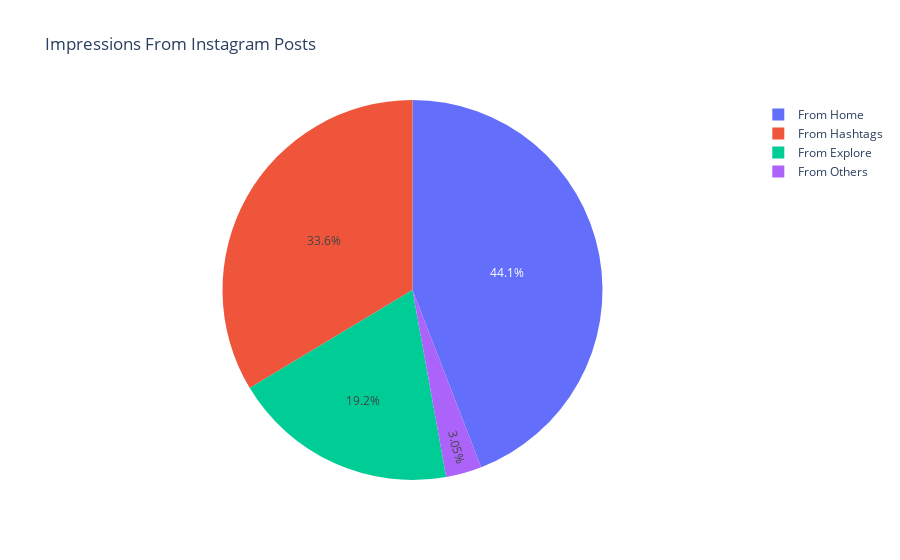

Notebook code for this chart:
### Code cell
home = df["From Home"].sum()
hashtags = df["From Hashtags"].sum()
explore = df["From Explore"].sum()
others = df["From Other"].sum()

labels = ["From Home", "From Hashtags", "From Explore", "From Others"]
values = [home, hashtags, explore, others]

fig = px.pie(df, values= values, names= labels, title= "Impressions From Instagram Posts")
fig.show()

### Figure 1 — Plotly figure (JSON) as saved in the notebook; plotly's stock layout.template omitted (floating-point values rounded to 4 significant figures)
{"data": [{"domain": {"x": [0, 1], "y": [0, 1]}, "hovertemplate": "label=%{label}<br>value=%{value}<extra></extra>", "labels": ["From Home", "From Hashtags", "From Explore", "From Others"], "legendgroup": "", "name": "", "showlegend": true, "type": "pie", "values": [294619, 224614, 128294, 20360]}], "layout": {"legend": {"tracegroupgap": 0}, "title": {"text": "Impressions From Instagram Posts"}}}
